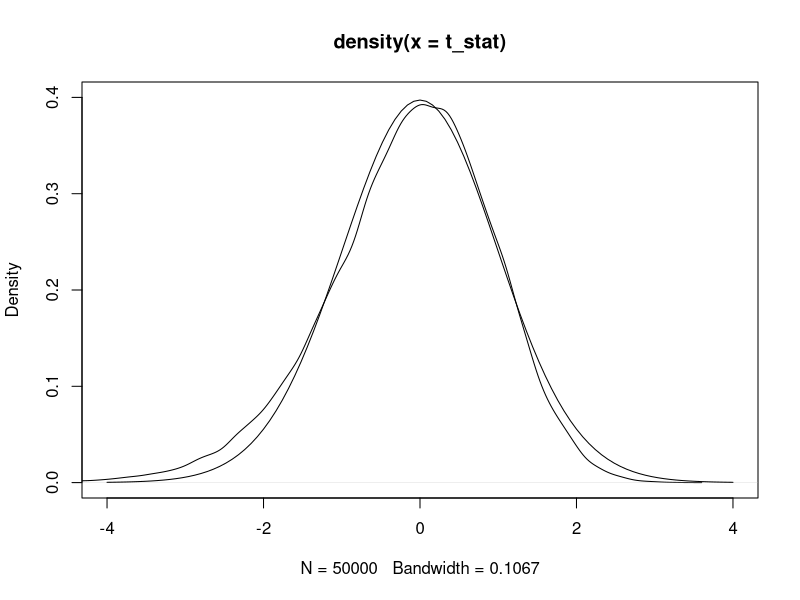

Recreate this plot in R.
# Set Up
n = 60
sample = 50000
t_stat = numeric(sample)

# Generate Samples
for (i in 1 : sample) {
    result = rexp(n, rate = 3)
    t_stat[i] = (mean(result) - 1 / 3) / (sd(result) / sqrt(n))
}

# Plot
d = density(t_stat)
plot(d, xlim = c(-4, 4), ylim = c(0, 0.4))
curve(dt(x, df = n - 1), add = T)

